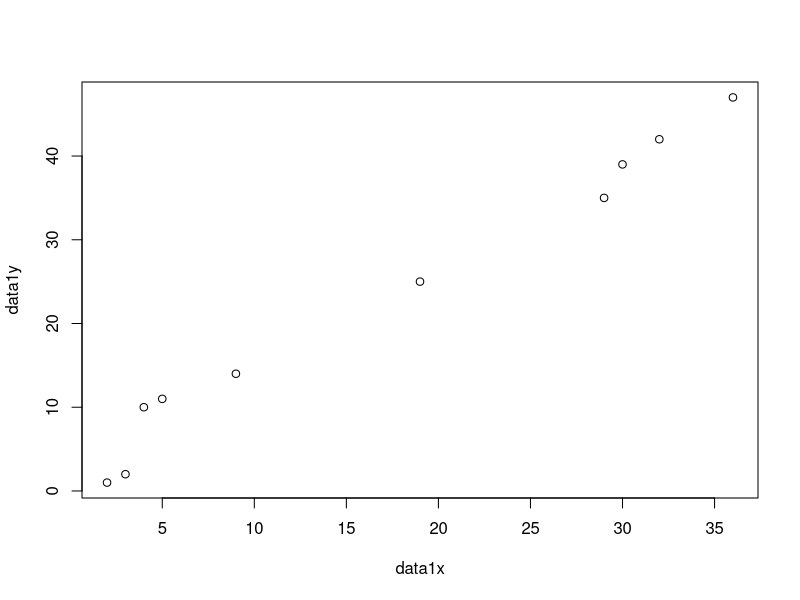
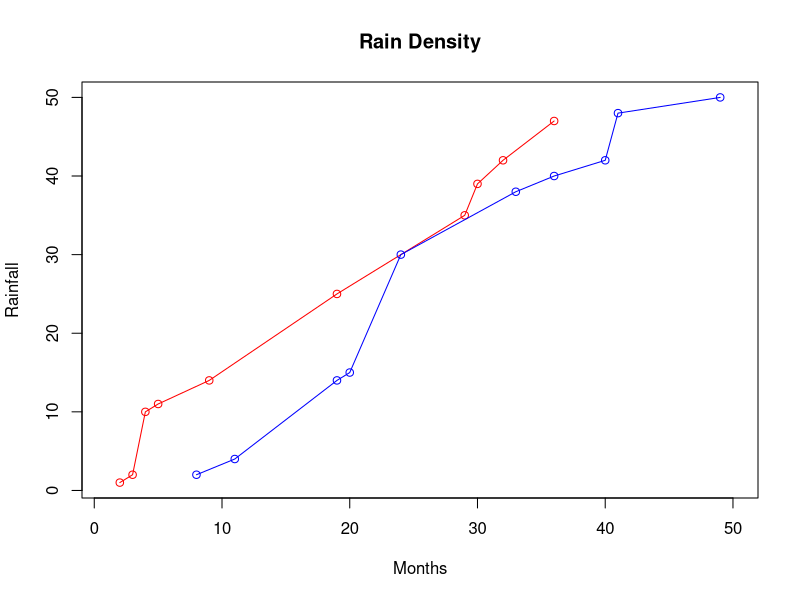
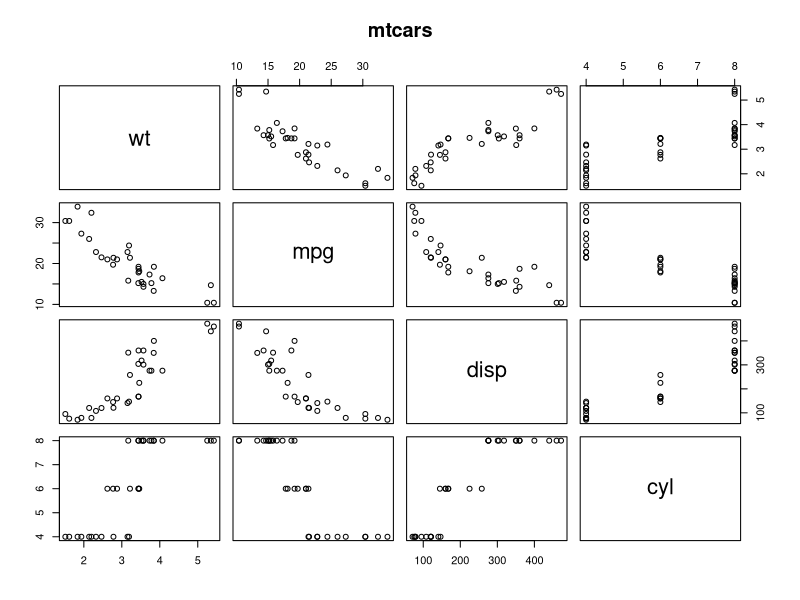

Reproduce these figures in R, in order.
# Scatter Plots and Line Graphs

# Sampling data
data1x <- sort(sample(1:50,10))
data1y <- sort(sample(1:50,10))

# Basic Plot
plot(data1x,data1y) 

# Line Graph
plot(data1x,data1y,
     type = "o",
     col="red",
     main = "Rain Density",
     xlab = "Months",
     ylab = "Rainfall",
     xlim = c(1,50),
     ylim = c(1,50))

# For comparison
data2x <- sort(sample(1:50,10))
data2y <- sort(sample(1:50,10))

lines(data2x,data2y,
      type = "o",
      col="blue")

# Scatter plot matrix (Pair Plot)
pairs(~wt+mpg+disp+cyl,data = mtcars,main="mtcars")
dev.off()
